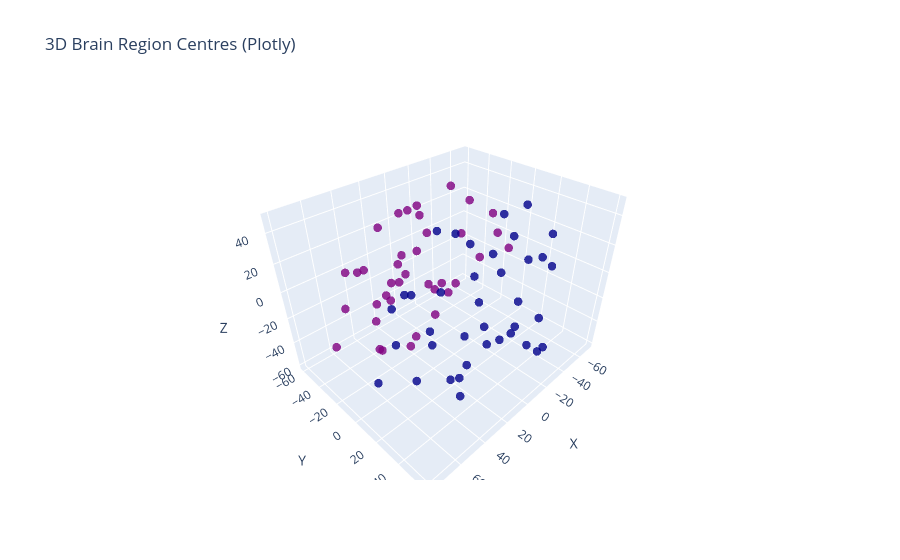

Source (notebook cell):
### Markdown cell above
## Bonus: making 3D plots

### Code cell
# To install plotly in your environment, uncomment and run the following line in a notebook cell:
# %pip install plotly

import plotly.graph_objects as go
x = centres[:, 1].astype(float)
y = centres[:, 2].astype(float)
z = centres[:, 3].astype(float)
labels = list(regions) if 'regions' in globals() else [str(i) for i in range(len(x))]
colors = ['purple' if lab.startswith('r') else 'darkblue' if lab.startswith('l') else 'gray' for lab in labels]

fig = go.Figure(data=[go.Scatter3d(
    x=x, y=y, z=z, mode='markers',
    marker=dict(size=5, color=colors, opacity=0.8),
    text=labels,
    hovertemplate="%{text}<br>x=%{x:.2f}<br>y=%{y:.2f}<br>z=%{z:.2f}<extra></extra>"
)])
fig.update_layout(scene=dict(xaxis_title='X', yaxis_title='Y', zaxis_title='Z'),
                  title='3D Brain Region Centres ')
fig.show()

### Figure 1 — Plotly figure (JSON) as saved in the notebook; plotly's stock layout.template omitted (floating-point values rounded to 4 significant figures)
{"data": [{"hovertemplate": "%{text}<br>x=%{x:.2f}<br>y=%{y:.2f}<br>z=%{z:.2f}<extra></extra>", "marker": {"color": ["purple", "purple", "purple", "purple", "purple", "purple", "purple", "purple", "purple", "purple", "purple", "purple", "purple", "purple", "purple", "purple", "purple", "purple", "purple", "purple", "purple", "purple", "purple", "purple", "purple", "purple", "purple", "purple", "purple", "purple", "purple", "purple", "purple", "purple", "purple", "purple", "purple", "purple", "darkblue", "darkblue", "darkblue", "darkblue", "darkblue", "darkblue", "darkblue", "darkblue", "darkblue", "darkblue", "darkblue", "darkblue", "darkblue", "darkblue", "darkblue", "darkblue", "darkblue", "darkblue", "darkblue", "darkblue", "darkblue", "darkblue", "darkblue", "darkblue", "darkblue", "darkblue", "darkblue", "darkblue", "darkblue", "darkblue", "darkblue", "darkblue", "darkblue", "darkblue", "darkblue", "darkblue", "darkblue", "darkblue"], "opacity": 0.8, "size": 5}, "mode": "markers", "text": ["rA1", "rA2", "rAMYG", "rCCA", "rCCP", "rCCR", "rCCS", "rFEF", "rG", "rHC", "rIA", "rIP", "rM1", "rPCI", "rPCIP", "rPCM", "rPCS", "rPFCCL", "rPFCDL", "rPFCDM", "rPFCM", "rPFCORB", "rPFCPOL", "rPFCVL", "rPHC", "rPMCDL", "rPMCM", "rPMCVL", "rS1", "rS2", "rTCC", "rTCI", "rTCPOL", "rTCS", "rTCV", "rV1", "rV2", "rCC", "lA1", "lA2", "lAMYG", "lCCA", "lCCP", "lCCR", "lCCS", "lFEF", "lG", "lHC", "lIA", "lIP", "lM1", "lPCI", "lPCIP", "lPCM", "lPCS", "lPFCCL", "lPFCDL", "lPFCDM", "lPFCM", "lPFCORB", "lPFCPOL", "lPFCVL", "lPHC", "lPMCDL", "lPMCM", "lPMCVL", "lS1", "lS2", "lTCC", "lTCI", "lTCPOL", "lTCS", "lTCV", "lV1", "lV2", "lCC"], "type": "scatter3d", "x": [-9.886, -2.605, 6.489, 48.73, -12.17, -38.15, 30.15, 30.4, 36.16, -12.5, 23.24, 9.823, 8.003, -22.15, -51.15, -43.93, -30.09, 54.05, 60.0, 59.61, 59.29, 47.99, 79.21, 53.34, -14.49, 23.77, 18.27, 31.27, -6.552, 6.094, -8.614, -23.43, 18.54, 9.897, -31.9, -70.45, -68.48, 15.14, -9.811, -7.68, 7.672, 39.28, -11.35, -33.14, 28.22, 25.33, 37.05, -10.68, 30.41, 9.535, 6.078, -23.96, -51.9, -41.26, -33.26, 55.05, 56.0, 54.13, 54.17, 49.27, 77.95, 52.24, -8.065, 21.4, 16.53, 28.76, -10.91, 4.455, -14.08, -21.64, 28.61, -0.09629, -22.27, -60.67, -66.77, 13.28], "y": [-47.08, -55.32, -11.67, -2.005, -6.495, -13.05, -4.286, -33.75, -35.08, -24.88, -42.03, -44.11, -32.83, -56.73, -35.9, -8.227, -33.53, -37.43, -14.37, -2.407, -2.547, -16.89, -15.62, -45.33, -20.33, -21.6, -4.266, -53.18, -40.92, -49.0, -59.83, -51.03, -24.95, -53.32, -30.25, -12.87, -22.67, -2.225, 42.26, 58.83, 16.54, 4.487, 1.902, 10.48, 8.509, 38.59, 40.36, 11.56, 39.62, 45.59, 34.16, 52.7, 33.66, 3.156, 25.62, 36.91, 19.84, 5.459, 6.506, 17.28, 20.71, 48.43, 19.2, 21.2, 2.192, 51.96, 34.41, 51.65, 60.37, 52.59, 33.29, 57.88, 30.55, 12.17, 19.43, 1.186], "z": [-3.139, -7.065, -30.85, 8.019, 25.36, -5.608, -31.14, 34.83, -18.94, -20.87, -22.11, -18.76, 38.71, 16.85, 25.68, 27.58, 43.1, 12.54, 26.03, -0.8446, -21.92, -39.7, -15.96, -19.0, -27.62, 45.98, 38.07, -3.211, 34.41, -7.897, -27.92, -39.84, -60.14, -23.79, -33.03, -11.42, -1.62, -1.192, -0.1969, -1.914, -32.11, 10.19, 21.48, -5.473, -31.63, 32.11, -30.48, -17.52, -25.43, -15.7, 35.33, 22.57, 25.07, 31.68, 48.06, 12.7, 26.68, 8.871, -16.28, -40.96, -18.71, -14.64, -31.94, 48.31, 40.92, -2.849, 39.61, -5.311, -27.02, -40.63, -57.77, -18.03, -39.31, -6.555, -4.139, -2.739]}], "layout": {"scene": {"xaxis": {"title": {"text": "X"}}, "yaxis": {"title": {"text": "Y"}}, "zaxis": {"title": {"text": "Z"}}}, "title": {"text": "3D Brain Region Centres (Plotly)"}}}
